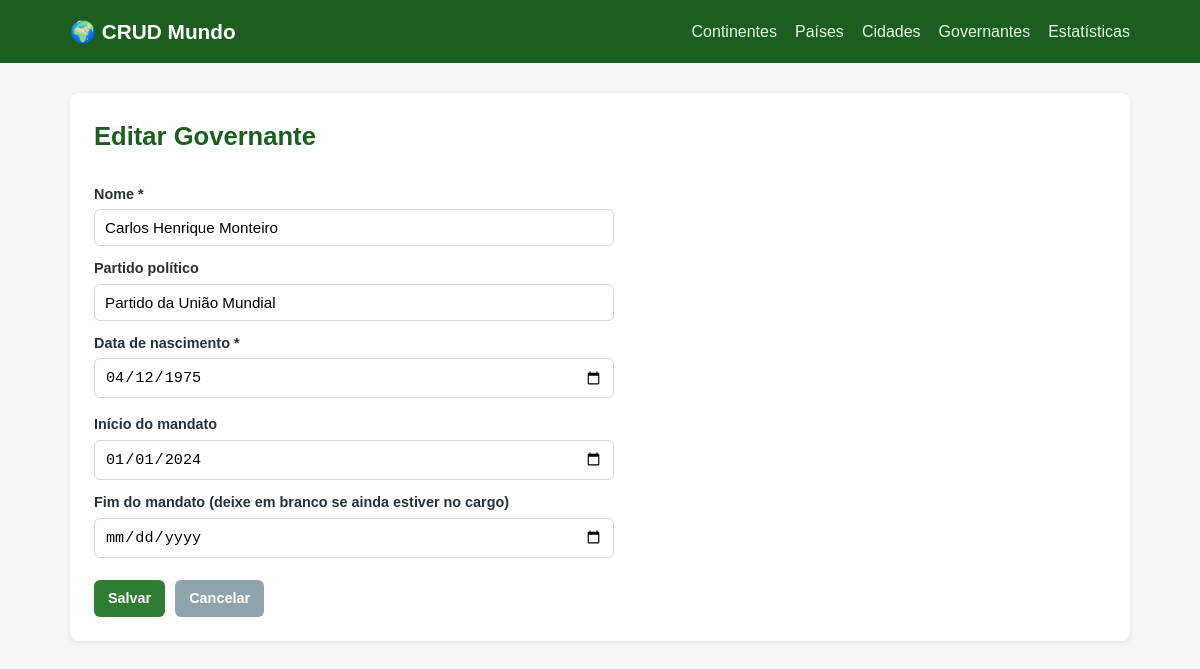
The page /governantes_form.php?id=1 on the database its author committed.
### tables this page shows
create table governantes (
    id  int auto_increment primary key,
    nome varchar(100) not null,
    partido_politico varchar(100),
    data_nascimento date,
    idade int,
    data_inicio_mandato date,
    data_fim_mandato date null
);

### governantes_form.php (the view, shortened to what this page needs)
<?php
require_once "config/conexao.php";
$modo_edicao = false;
$governante = [
    "id" => "", "nome" => "", "partido_politico" => "", "data_nascimento" => "",
    "idade" => "", "data_inicio_mandato" => "", "data_fim_mandato" => ""
];
if (isset($_GET["id"])) {
    $id = intval($_GET["id"]);
    $resultado = mysqli_query($conexao, "SELECT * FROM governantes WHERE id = $id");
    $encontrado = mysqli_fetch_assoc($resultado);
    if ($encontrado) {
        $governante = $encontrado;
        $modo_edicao = true;
    }
}
$titulo_pagina = $modo_edicao ? "Editar Governante" : "Novo Governante";
require_once "includes/cabecalho.php";
?>
<div class="container">
    <h1><?php echo $titulo_pagina; ?></h1>
    <form method="POST" class="formulario" onsubmit="return validarFormulario(this);">
        <label for="nome">Nome *</label>
        <input type="text" id="nome" name="nome" required value="<?php echo htmlspecialchars($governante["nome"]); ?>">
        <label for="partido_politico">Partido político</label>
        <input type="text" id="partido_politico" name="partido_politico" value="<?php echo htmlspecialchars($governante["partido_politico"] ?? ""); ?>">
        <label for="data_nascimento">Data de nascimento *</label>
        <input type="date" id="data_nascimento" name="data_nascimento" required
               value="<?php echo htmlspecialchars($governante["data_nascimento"]); ?>"
               onchange="calcularIdadePreview()">
        <label for="data_inicio_mandato">Início do mandato</label>
        <input type="date" id="data_inicio_mandato" name="data_inicio_mandato" value="<?php echo htmlspecialchars($governante["data_inicio_mandato"] ?? ""); ?>">
        <label for="data_fim_mandato">Fim do mandato (deixe em branco se ainda estiver no cargo)</label>
        <input type="date" id="data_fim_mandato" name="data_fim_mandato" value="<?php echo htmlspecialchars($governante["data_fim_mandato"] ?? ""); ?>">
        <div class="acoes-formulario">
            <button type="submit" class="botao botao-criar">Salvar</button>
            <a href="governantes_listar.php" class="botao botao-cancelar">Cancelar</a>
        </div>
    </form>
</div>
<?php require_once "includes/rodape.php"; ?>

### css/estilo.css (style rules this page uses)
* { margin: 0; padding: 0; box-sizing: border-box; }
body { font-family: Arial, Helvetica, sans-serif; background-color: #f4f6f8; color: #263238; line-height: 1.5; }
a { text-decoration: none; color: inherit; }
.container { background-color: #ffffff; border-radius: 8px; padding: 24px; box-shadow: 0 1px 4px rgba(0, 0, 0, 0.1); }
h1 { font-size: 1.6rem; margin-bottom: 16px; color: #1b5e20; }
.botao { display: inline-block; padding: 8px 14px; border-radius: 6px; font-size: 0.9rem; font-weight: 600; border: none; cursor: pointer; }
.botao-criar { background-color: #2e7d32; color: #fff; }
.botao-cancelar { background-color: #90a4ae; color: #fff; }
.formulario { display: flex; flex-direction: column; max-width: 520px; }
.formulario label { margin-top: 12px; margin-bottom: 4px; font-weight: 600; font-size: 0.9rem; }
.formulario input, .formulario select { padding: 9px 10px; border: 1px solid #cfd8dc; border-radius: 6px; font-size: 0.95rem; }
.acoes-formulario { margin-top: 22px; display: flex; gap: 10px; }

### rows shown on the page
governantes: nome "Carlos Henrique Monteiro", partido_politico "Partido da União Mundial", data_nascimento "04/12/1975", data_inicio_mandato "01/01/2024"

### other values the page prints
$titulo_pagina "Editar Governante"
